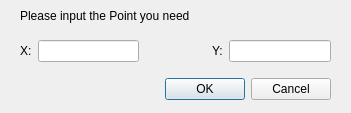
<?xml version="1.0" encoding="UTF-8"?>
<ui version="4.0">
 <class>Dialog</class>
 <widget class="QDialog" name="Dialog">
  <property name="geometry">
   <rect>
    <x>0</x>
    <y>0</y>
    <width>351</width>
    <height>113</height>
   </rect>
  </property>
  <property name="windowTitle">
   <string>Dialog</string>
  </property>
  <widget class="QWidget" name="verticalLayoutWidget">
   <property name="geometry">
    <rect>
     <x>20</x>
     <y>30</y>
     <width>311</width>
     <height>81</height>
    </rect>
   </property>
   <layout class="QVBoxLayout" name="verticalLayout">
    <item>
     <layout class="QHBoxLayout" name="horizontalLayout_3">
      <item>
       <layout class="QHBoxLayout" name="horizontalLayout">
        <item>
         <widget class="QLabel" name="label_X">
          <property name="text">
           <string>X:</string>
          </property>
          <property name="margin">
           <number>0</number>
          </property>
          <property name="indent">
           <number>-1</number>
          </property>
         </widget>
        </item>
        <item>
         <widget class="QLineEdit" name="lineEdit_X"/>
        </item>
       </layout>
      </item>
      <item>
       <spacer name="horizontalSpacer">
        <property name="orientation">
         <enum>Qt::Horizontal</enum>
        </property>
        <property name="sizeHint" stdset="0">
         <size>
          <width>40</width>
          <height>20</height>
         </size>
        </property>
       </spacer>
      </item>
      <item>
       <spacer name="horizontalSpacer_2">
        <property name="orientation">
         <enum>Qt::Horizontal</enum>
        </property>
        <property name="sizeHint" stdset="0">
         <size>
          <width>40</width>
          <height>20</height>
         </size>
        </property>
       </spacer>
      </item>
      <item>
       <layout class="QHBoxLayout" name="horizontalLayout_2">
        <item>
         <widget class="QLabel" name="label_Y">
          <property name="lineWidth">
           <number>0</number>
          </property>
          <property name="midLineWidth">
           <number>0</number>
          </property>
          <property name="text">
           <string>Y:</string>
          </property>
         </widget>
        </item>
        <item>
         <widget class="QLineEdit" name="lineEdit_Y"/>
        </item>
       </layout>
      </item>
     </layout>
    </item>
    <item>
     <widget class="QDialogButtonBox" name="buttonBox">
      <property name="orientation">
       <enum>Qt::Horizontal</enum>
      </property>
      <property name="standardButtons">
       <set>QDialogButtonBox::Cancel|QDialogButtonBox::Ok</set>
      </property>
     </widget>
    </item>
   </layout>
  </widget>
  <widget class="QLabel" name="label">
   <property name="geometry">
    <rect>
     <x>20</x>
     <y>6</y>
     <width>301</width>
     <height>20</height>
    </rect>
   </property>
   <property name="text">
    <string>Please input the Point you need</string>
   </property>
  </widget>
 </widget>
 <resources/>
 <connections>
  <connection>
   <sender>buttonBox</sender>
   <signal>accepted()</signal>
   <receiver>Dialog</receiver>
   <slot>accept()</slot>
   <hints>
    <hint type="sourcelabel">
     <x>248</x>
     <y>254</y>
    </hint>
    <hint type="destinationlabel">
     <x>157</x>
     <y>274</y>
    </hint>
   </hints>
  </connection>
  <connection>
   <sender>buttonBox</sender>
   <signal>rejected()</signal>
   <receiver>Dialog</receiver>
   <slot>reject()</slot>
   <hints>
    <hint type="sourcelabel">
     <x>316</x>
     <y>260</y>
    </hint>
    <hint type="destinationlabel">
     <x>286</x>
     <y>274</y>
    </hint>
   </hints>
  </connection>
 </connections>
</ui>
